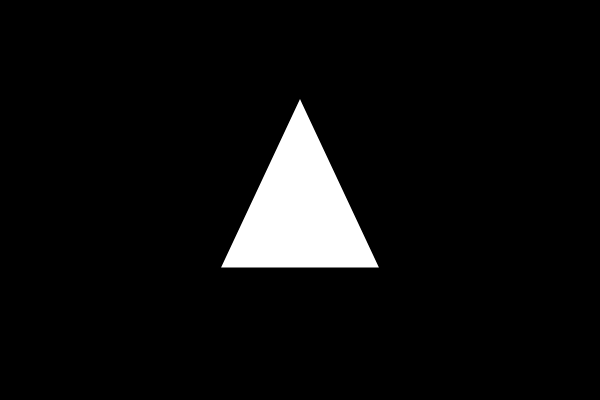
Frame 1 (no input)
Frame 60 (no input): identical to frame 1, image omitted
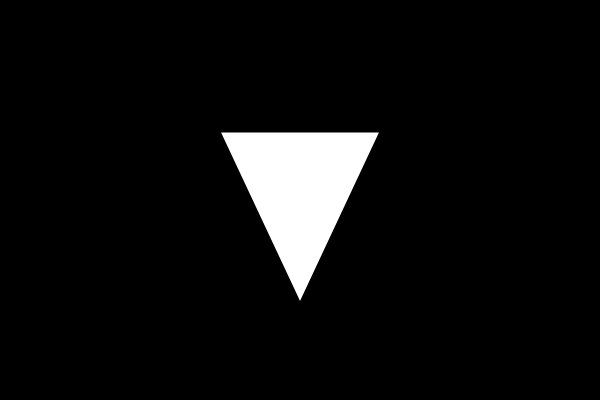
Frame 120 (the mouse pressed at the canvas centre since frame 60)

The p5.js sketch that drew these frames (run headless with seeded random() and noise() and a simulated clock; from frame 60 on, the mouse is pressed at the canvas centre):

// p5.js sketch
// ── sketch.js
var angle;

function setup() {
  createCanvas(600, 400);
  background(0);
  stroke(255);
  strokeWeight(5);
}

function draw() {
  background(0);
  angle = map(mouseX, 0, width, 0, TWO_PI);
  translate(width/2, height/2);
  rotate(angle);
  triangle(0, -95, 75, 65, -75, 65);
}
